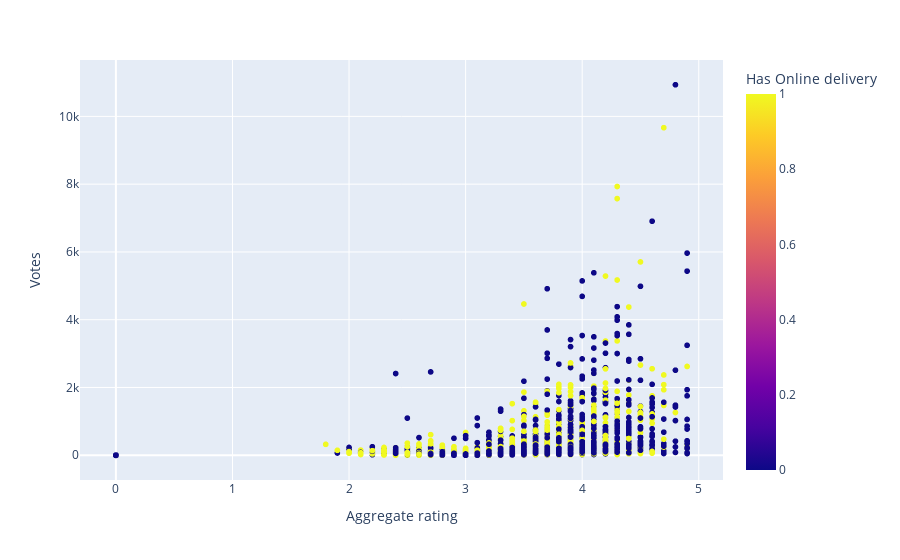

Notebook cell for this chart:
### Code cell
plt.figure(figsize=(15,8))
px.scatter(zomato_india,x="Aggregate rating",y="Price range",color='Has Online delivery' )
px.scatter(zomato_india,x="Aggregate rating",y="Votes",color='Has Online delivery' )

### Figure 1 — Plotly figure (JSON) as saved in the notebook; plotly's stock layout.template omitted (floating-point values rounded to 4 significant figures; data arrays with more than 128 entries replaced by an {"elided": "..."} marker saying what was removed)
{"data": [{"hovertemplate": "Aggregate rating=%{x}<br>Votes=%{y}<br>Has Online delivery=%{marker.color}<extra></extra>", "legendgroup": "", "marker": {"color": {"elided": "8652 int values"}, "coloraxis": "coloraxis", "symbol": "circle"}, "mode": "markers", "name": "", "showlegend": false, "type": "scattergl", "x": {"elided": "8652 float values"}, "xaxis": "x", "y": {"elided": "8652 int values"}, "yaxis": "y"}], "layout": {"coloraxis": {"colorbar": {"title": {"text": "Has Online delivery"}}, "colorscale": [[0, "#0d0887"], [0.1111, "#46039f"], [0.2222, "#7201a8"], [0.3333, "#9c179e"], [0.4444, "#bd3786"], [0.5556, "#d8576b"], [0.6667, "#ed7953"], [0.7778, "#fb9f3a"], [0.8889, "#fdca26"], [1, "#f0f921"]]}, "legend": {"tracegroupgap": 0}, "margin": {"t": 60}, "xaxis": {"anchor": "y", "domain": [0, 1], "title": {"text": "Aggregate rating"}}, "yaxis": {"anchor": "x", "domain": [0, 1], "title": {"text": "Votes"}}}}
